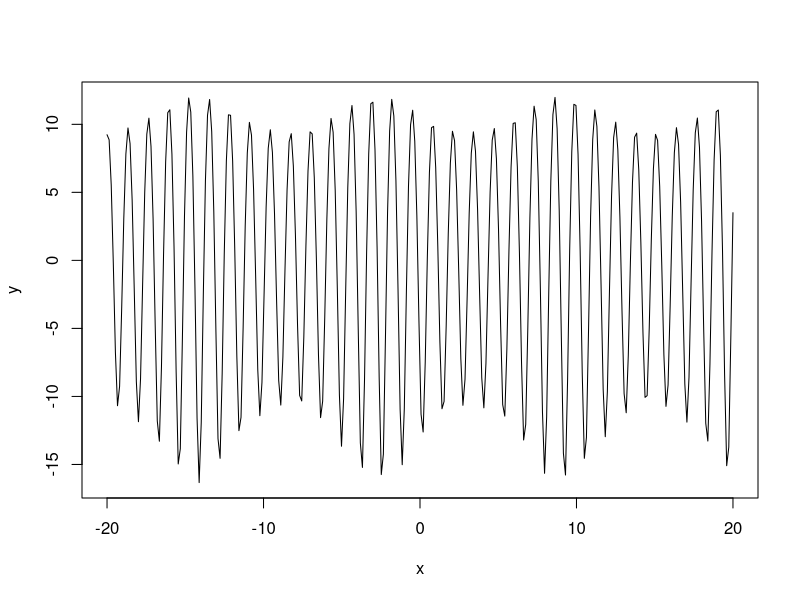
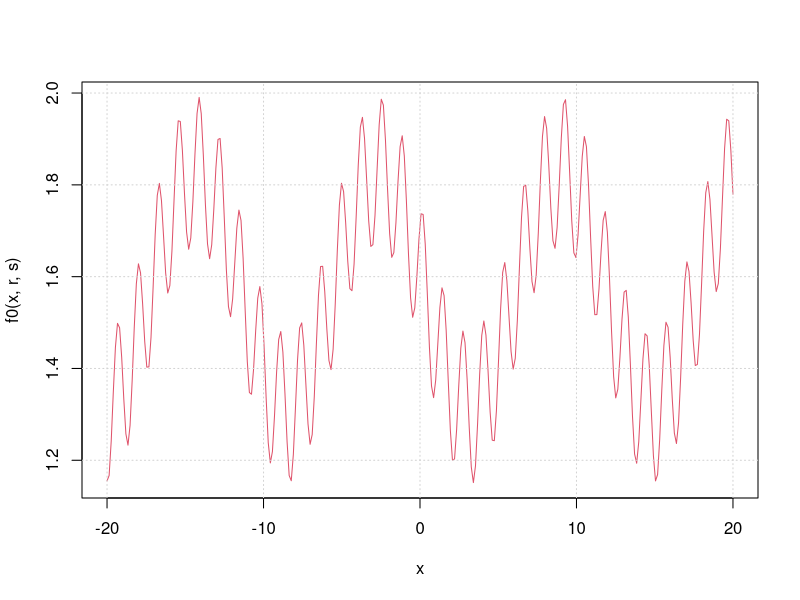

R code for these plots, in order:
A <- function(x,r,s) {
  cos(x*s[1])*cos(x*s[2])*r[1] +
    cos(x*s[1])*sin(x*s[2])*r[2] +
    sin(x*s[1])*cos(x*s[2])*r[3] +
    sin(x*s[1])*sin(x*s[2])*r[4]
}
D <- function(x,r,s) {
  -sin(x*s[1])*sin(x*s[2])*r[1] +
    sin(x*s[1])*cos(x*s[2])*r[2] +
    cos(x*s[1])*sin(x*s[2])*r[3] -
    cos(x*s[1])*cos(x*s[2])*r[4]
}
B <- function(x,r,s) {
  (s[1]^2 + s[2]^2) * A(x,r,s) + 2*s[1]*s[2]*D(x,r,s)
}
C <- function(x,r,s) {
  s[1] *
    (sin(x*s[1])*cos(x*s[2])*r[1] +
       sin(x*s[1])*sin(x*s[2])*r[2] -
       cos(x*s[1])*cos(x*s[2])*r[3] -
       cos(x*s[1])*sin(x*s[2])*r[4]) +
    s[2] *
    (cos(x*s[1])*sin(x*s[2])*r[1] -
      cos(x*s[1])*cos(x*s[2])*r[2] +
      sin(x*s[1])*sin(x*s[2])*r[3] -
      sin(x*s[1])*cos(x*s[2])*r[4])
}
f0 <- function(x,r,s) {
  acos(A(x,r,s))
}
f2 <- function(x,r,s) {
  2 * acos(A(x,r,s)) * B(x,r,s) / (1 - A(x,r,s)^2)^(1/2) -
    2 * acos(A(x,r,s)) * A(x,r,s) * C(x,r,s)^2/(1-A(x,r,s)^2)^(3/2) +
    2* C(x,r,s)^2 / (1-A(x,r,s)^2)
}
r <- runif(4,min=-0.5,max=0.5)
s <- runif(2)*pi
x <- seq(-20,20,len=300)
y <- f2(x,r,s)
plot(x, y, type="l")
plot(x, f0(x,r,s), col=2, type="l")
grid()
max(A(x,r,s))
min(A(x,r,s))
